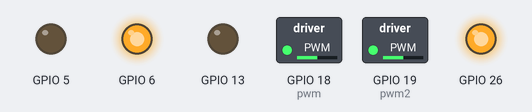
Simulated run of this program. Board: Raspberry Pi (BCM pin numbers). Shown: switched loads named in the program (green lamp = pin HIGH), output pins drawn as LEDs (lit = HIGH). At 12.0 s the program stops and its outputs stay as they are.

Above: at 0.1 s.
At 3.1 s:
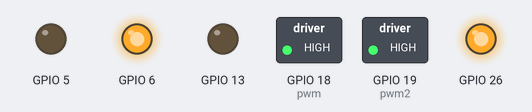
At 12.1 s:
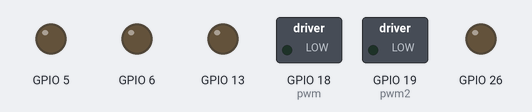
Timing chart, 0 to 13.5 s (numbered marks = the images above):
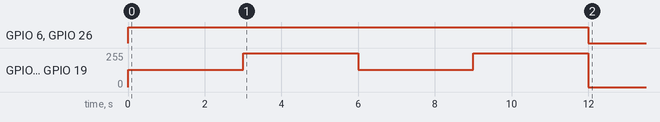

The program:

MotorTest.py
```python
import RPi.GPIO as GPIO
import time
GPIO.setwarnings(False)
GPIO.setmode(GPIO.BCM)

#PWMA
GPIO.setup(18,GPIO.OUT)
#AIN1
GPIO.setup(6,GPIO.OUT)
#AIN2
GPIO.setup(5,GPIO.OUT)

#PWMB
GPIO.setup(19,GPIO.OUT)
#BIN1
GPIO.setup(13,GPIO.OUT)
#BIN2
GPIO.setup(26,GPIO.OUT)


pwm = GPIO.PWM(18,50)
pwm2 = GPIO.PWM(19,50)

pwm.start(0)
pwm2.start(0)


#time.sleep(2)


#clockwise
GPIO.output(5,GPIO.LOW)
GPIO.output(6,GPIO.HIGH)
GPIO.output(13,GPIO.LOW)
GPIO.output(26,GPIO.HIGH)

pwm.ChangeDutyCycle(50)
pwm2.ChangeDutyCycle(50)
time.sleep(3)
pwm2.ChangeDutyCycle(100)
pwm.ChangeDutyCycle(100)
time.sleep(3)


pwm.start(0)
pwm2.start(0)
#counter-clockwise
GPIO.output(6,GPIO.HIGH)
GPIO.output(5,GPIO.LOW)
GPIO.output(26,GPIO.HIGH)
GPIO.output(13,GPIO.LOW)

pwm.ChangeDutyCycle(50)
pwm2.ChangeDutyCycle(50)
time.sleep(3)
pwm2.ChangeDutyCycle(100)
pwm.ChangeDutyCycle(100)
time.sleep(3)


GPIO.output(5,GPIO.LOW)
GPIO.output(6,GPIO.LOW)
GPIO.output(13,GPIO.LOW)
GPIO.output(26,GPIO.LOW)
GPIO.cleanup()
```

Measured:
- by itself, GPIO 6, GPIO 26: LOW → HIGH at 0.00 s, → LOW 12.0 s later
- by itself, GPIO 18 (pwm), GPIO 19 (pwm2): 0/255 → 128/255 at 0.00 s, → 255/255 3.0 s later, → 128/255 3.0 s later, → 255/255 3.0 s later, … (5 changes in this stretch)
